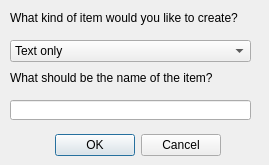
<?xml version="1.0" encoding="UTF-8"?>
<ui version="4.0">
 <class>Dialog</class>
 <widget class="QDialog" name="Dialog">
  <property name="geometry">
   <rect>
    <x>0</x>
    <y>0</y>
    <width>269</width>
    <height>165</height>
   </rect>
  </property>
  <property name="windowTitle">
   <string>Dialog</string>
  </property>
  <widget class="QDialogButtonBox" name="buttonBox">
   <property name="geometry">
    <rect>
     <x>-120</x>
     <y>130</y>
     <width>341</width>
     <height>30</height>
    </rect>
   </property>
   <property name="orientation">
    <enum>Qt::Horizontal</enum>
   </property>
   <property name="standardButtons">
    <set>QDialogButtonBox::Cancel|QDialogButtonBox::Ok</set>
   </property>
  </widget>
  <widget class="QLabel" name="label">
   <property name="geometry">
    <rect>
     <x>10</x>
     <y>10</y>
     <width>311</width>
     <height>16</height>
    </rect>
   </property>
   <property name="font">
    <font>
     <pointsize>9</pointsize>
    </font>
   </property>
   <property name="text">
    <string>What kind of item would you like to create?</string>
   </property>
  </widget>
  <widget class="QComboBox" name="select">
   <property name="geometry">
    <rect>
     <x>10</x>
     <y>40</y>
     <width>241</width>
     <height>22</height>
    </rect>
   </property>
   <item>
    <property name="text">
     <string>Text only</string>
    </property>
   </item>
   <item>
    <property name="text">
     <string>Only numbers</string>
    </property>
   </item>
   <item>
    <property name="text">
     <string>Select Text</string>
    </property>
   </item>
   <item>
    <property name="text">
     <string>Chronos</string>
    </property>
   </item>
  </widget>
  <widget class="QLabel" name="label_2">
   <property name="geometry">
    <rect>
     <x>10</x>
     <y>70</y>
     <width>311</width>
     <height>16</height>
    </rect>
   </property>
   <property name="font">
    <font>
     <pointsize>9</pointsize>
    </font>
   </property>
   <property name="text">
    <string>What should be the name of the item?</string>
   </property>
  </widget>
  <widget class="QLineEdit" name="name">
   <property name="geometry">
    <rect>
     <x>10</x>
     <y>100</y>
     <width>241</width>
     <height>20</height>
    </rect>
   </property>
  </widget>
 </widget>
 <resources/>
 <connections>
  <connection>
   <sender>buttonBox</sender>
   <signal>accepted()</signal>
   <receiver>Dialog</receiver>
   <slot>accept()</slot>
   <hints>
    <hint type="sourcelabel">
     <x>165</x>
     <y>152</y>
    </hint>
    <hint type="destinationlabel">
     <x>245</x>
     <y>141</y>
    </hint>
   </hints>
  </connection>
  <connection>
   <sender>buttonBox</sender>
   <signal>rejected()</signal>
   <receiver>Dialog</receiver>
   <slot>reject()</slot>
   <hints>
    <hint type="sourcelabel">
     <x>90</x>
     <y>147</y>
    </hint>
    <hint type="destinationlabel">
     <x>244</x>
     <y>148</y>
    </hint>
   </hints>
  </connection>
 </connections>
</ui>
